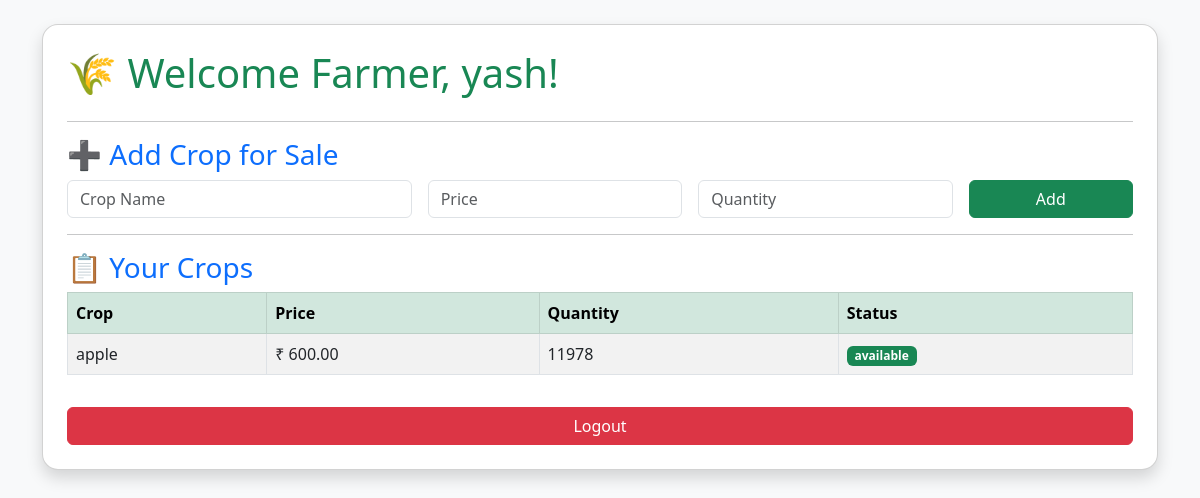
Screenshot of /farmer.php (signed in) with the database file from the repository.
### tables this page shows
CREATE TABLE `crops` (
  `id` int(11) NOT NULL,
  `farmer_username` varchar(50) NOT NULL,
  `crop_name` varchar(100) NOT NULL,
  `price` decimal(10,2) NOT NULL,
  `quantity` int(11) NOT NULL,
  `status` enum('available','sold') DEFAULT 'available',
  `created_at` timestamp NOT NULL DEFAULT current_timestamp()
);

### farmer.php (the view, shortened to what this page needs)
<?php
include("db.php");
?>
<!DOCTYPE html>
<html lang="en">
<head>
  <link href="https://cdn.jsdelivr.net/npm/bootstrap@5.3.0/dist/css/bootstrap.min.css" rel="stylesheet">
</head>
<body class="bg-light">
<div class="container mt-4">
  <div class="card shadow p-4 rounded-4">
    <h1 class="text-success">🌾 Welcome Farmer, <?php echo $_SESSION['username']; ?>!</h1>
    <hr>
    <h3 class="text-primary">➕ Add Crop for Sale</h3>
    <form method="POST" class="row g-3">
      <div class="col-md-4">
        <input type="text" class="form-control" name="crop_name" placeholder="Crop Name" required>
      </div>
      <div class="col-md-3">
        <input type="number" step="0.01" class="form-control" name="price" placeholder="Price" required>
      </div>
      <div class="col-md-3">
        <input type="number" class="form-control" name="quantity" placeholder="Quantity" required>
      </div>
      <div class="col-md-2">
        <button type="submit" name="add_crop" class="btn btn-success w-100">Add</button>
      </div>
    </form>
    <hr>
    <h3 class="text-primary">📋 Your Crops</h3>
    <table class="table table-bordered table-striped">
      <thead class="table-success">
        <tr>
          <th>Crop</th>
          <th>Price</th>
          <th>Quantity</th>
          <th>Status</th>
        </tr>
      </thead>
      <tbody>
      <?php
      $result = $conn->query("SELECT * FROM crops WHERE farmer_username='".$_SESSION['username']."'");
      if($result->num_rows > 0){
        while($row = $result->fetch_assoc()){
            echo "<tr>
                    <td>{$row['crop_name']}</td>
                    <td>₹ {$row['price']}</td>
                    <td>{$row['quantity']}</td>
                    <td><span class='badge ".($row['status']=='available'?'bg-success':'bg-danger')."'>{$row['status']}</span></td>
                  </tr>";
        }
      } else {
        echo "<tr><td colspan='4' class='text-center text-muted'>No crops added yet</td></tr>";
      }
      ?>
      </tbody>
    </table>
    <a href="index.php" class="btn btn-danger mt-3">Logout</a>
  </div>
</div>
</body>
</html>

### rows the page displays
crops: crop_name "apple", price "600.00", quantity "11978", status "available"

### other values shown
$_SESSION['username'] "yash"
